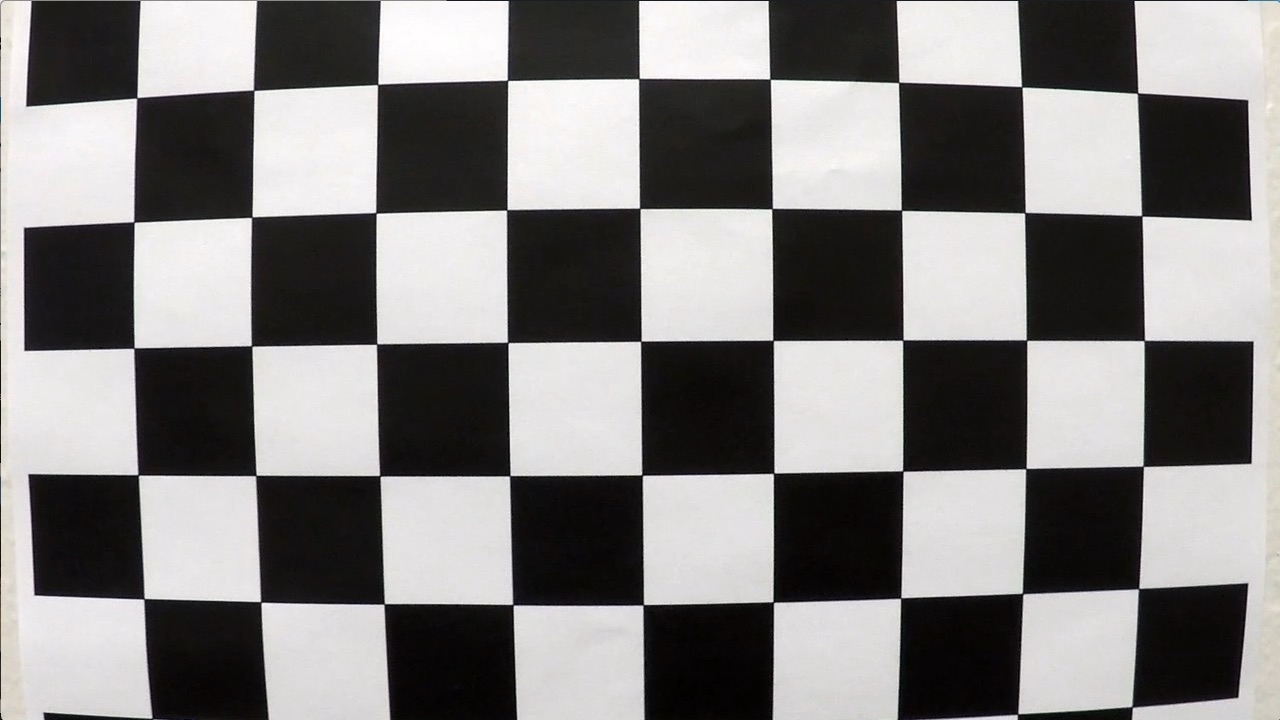
#> input picture camera_cal/calibration1.jpg, 1280 x 720 px; its folder holds 4 pictures in this run
$ python camera_calibration.py
#> lines starting #> are read from the running program, lines starting #| are printed output that depends on the picture
import numpy as np
import cv2
import glob
import matplotlib.pyplot as plt
import pickle


def find_obj_imgpoints(images):
    # num corners
    nx = 9
    ny = 6

    # prepare object points, like (0,0,0), (1,0,0), (2,0,0) ....,(6,5,0)
    objp = np.zeros((ny * nx, 3), np.float32)
    objp[:, :2] = np.mgrid[0:nx, 0:ny].T.reshape(-1, 2)

    points3d = []  # 3d points in real world space
    points2d = []  # 2d points in image plane.
    for fname in images:
        img = cv2.imread(fname)
#> img is the input picture: shape (720, 1280, 3); mean B, G, R 127.8, 128.4, 130.1
        gray = cv2.cvtColor(img, cv2.COLOR_BGR2GRAY)

        # Find the chessboard corners
        ret, corners = cv2.findChessboardCorners(gray, (nx, ny), None)
#> ret = False; corners = None

        # If found, draw corners
        if ret == True:
            points3d.append(objp)
            points2d.append(corners)
#> pass 2 of the loop in find_obj_imgpoints, `for fname in images:`:
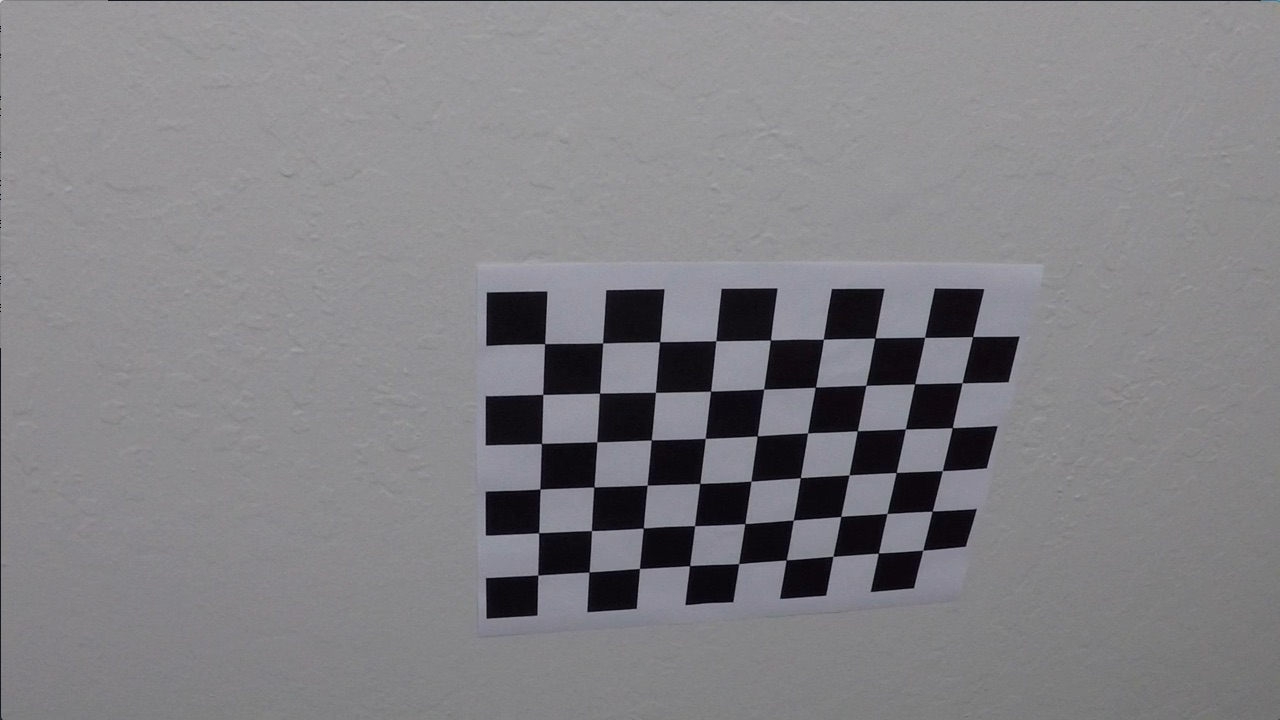
#> input picture camera_cal/calibration10.jpg, 1280 x 720 px
#> in find_obj_imgpoints, img is the input picture: shape (720, 1280, 3); mean B, G, R 133.1, 129.4, 130.2
#> ret = True; corners = 54 rows, first 8: [545.3, 343.1], [602.7, 342.8], [660.1, 341.3], [715.8, 340.7], [770.6, 340], [823.5, 339.2], [874.3, 338.5], [925.1, 337.4]
#> pass 3 of the loop in find_obj_imgpoints, `for fname in images:`:
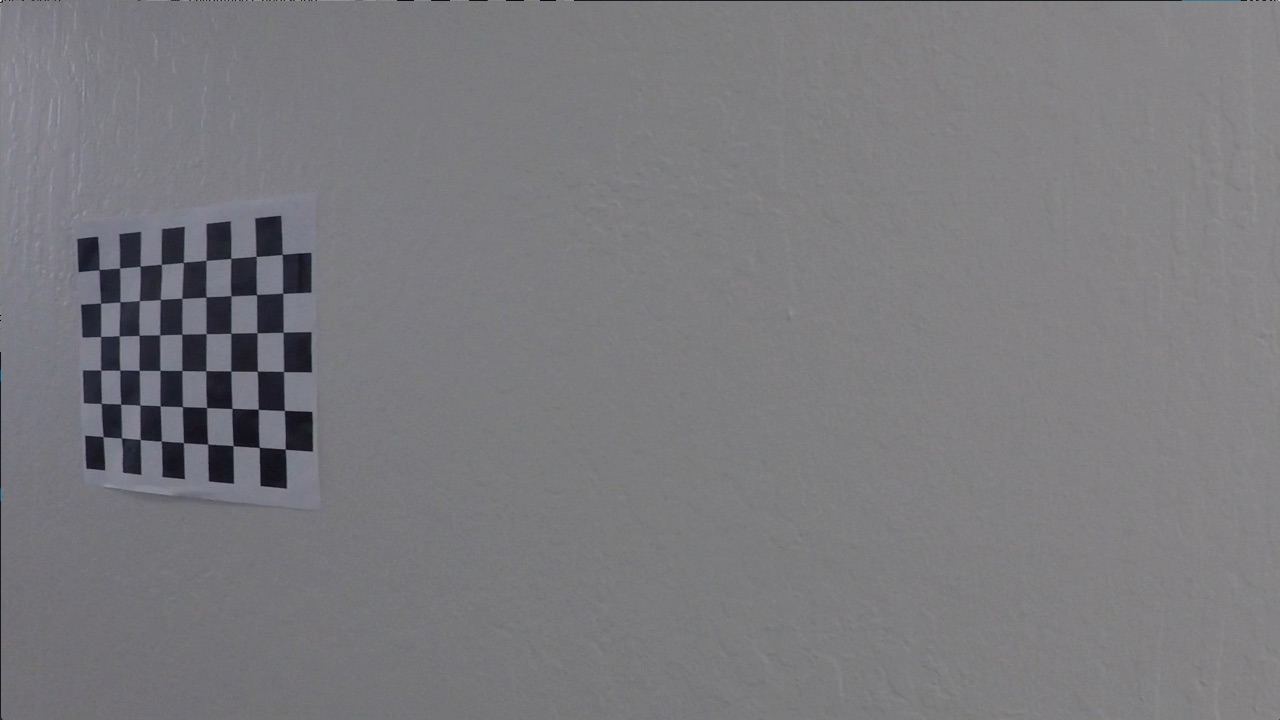
#> input picture camera_cal/calibration11.jpg, 1280 x 720 px
#> in find_obj_imgpoints, img is the input picture: shape (720, 1280, 3); mean B, G, R 125.2, 121.7, 122.2
#> corners = 54 rows, first 8: [99.22, 269.6], [119.6, 268], [140.1, 266.1], [161.3, 264.5], [183.3, 262.5], [206.1, 260.3], [230.7, 258.2], [256.2, 256.3]
#> the loop made 4 passes; the first 3 are shown

    return points3d, points2d


def undistort_img(fname, points3d, points2d):
#> called with fname = 'camera_cal/calibration1.jpg'
    img = cv2.imread(fname)
    img_size = (img.shape[1], img.shape[0])
#> img_size = (1280, 720)

    # Do camera calibration given object points and image points
    ret, mtx, dist, rvecs, tvecs = cv2.calibrateCamera(points3d, points2d, img_size, None, None)
    dst = cv2.undistort(img, mtx, dist, None, mtx)
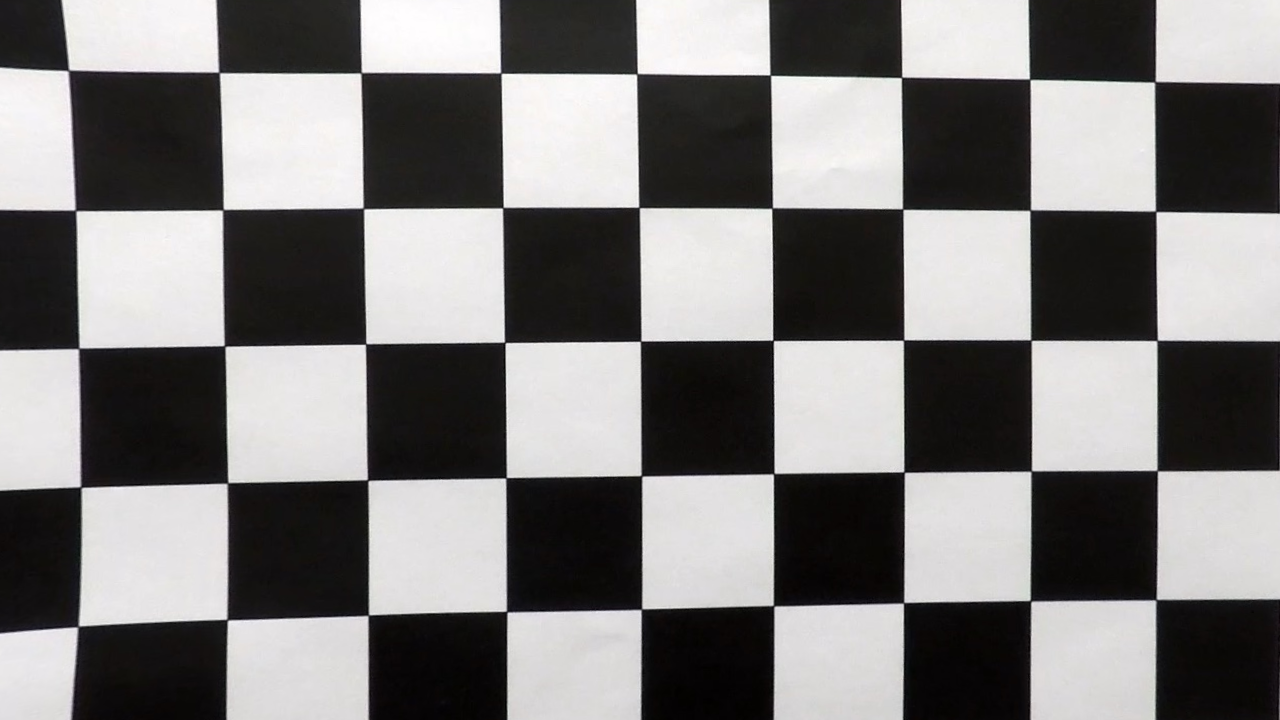
#> dst: shape (720, 1280, 3); mean B, G, R 123.2, 123.7, 125.3

    return dst

def display(orig, dst):
#> called with orig = 'camera_cal/calibration1.jpg'
    src = cv2.imread(orig)
    f, (ax1, ax2) = plt.subplots(1, 2, figsize=(20, 10))
    ax1.imshow(src)
    ax1.set_title('Original Image', fontsize=30)
    assert isinstance(dst, object)
    ax2.imshow(dst)
    ax2.set_title('Undistorted Image', fontsize=30)
    plt.subplots_adjust(left=0., right=1, top=0.9, bottom=0.)
    plt.show()
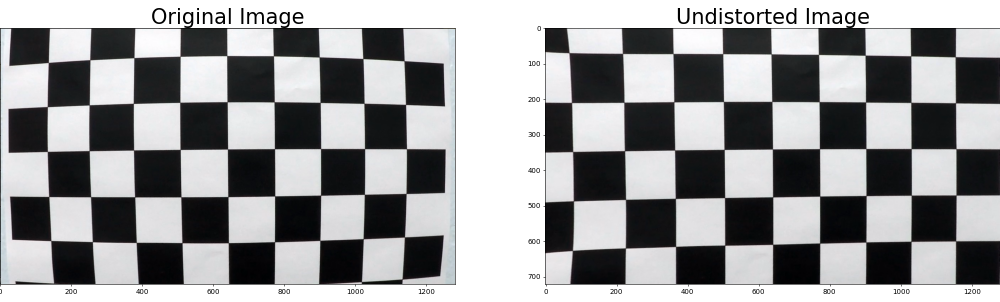
#> figure drawn by matplotlib, 2 panels; B, G, R data is drawn as R, G, B


# Make a list of calibration images
images = glob.glob('camera_cal/calibration*.jpg')

# Arrays to store object points and image points from all the images.
objpoints, imgpoints = find_obj_imgpoints(images)

for fname in images:
    undistort = undistort_img(fname, objpoints, imgpoints)
    display(fname, undistort)
#> pass 2 of the loop `for fname in images:`:
#> in undistort_img (call 2), `dst = cv2.undistort(img, mtx, dist, None, mtx)`:
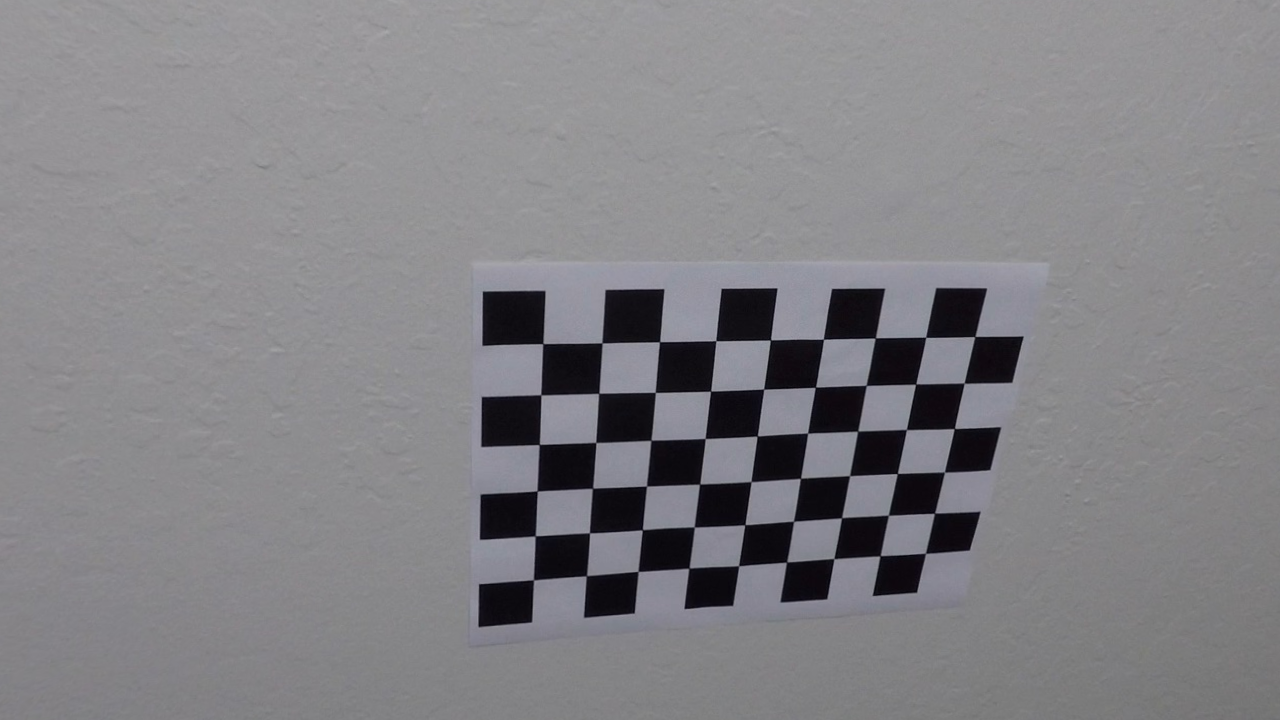
#> dst: shape (720, 1280, 3); mean B, G, R 133.4, 129.6, 130.5
#> in display (call 2), `plt.show()`:
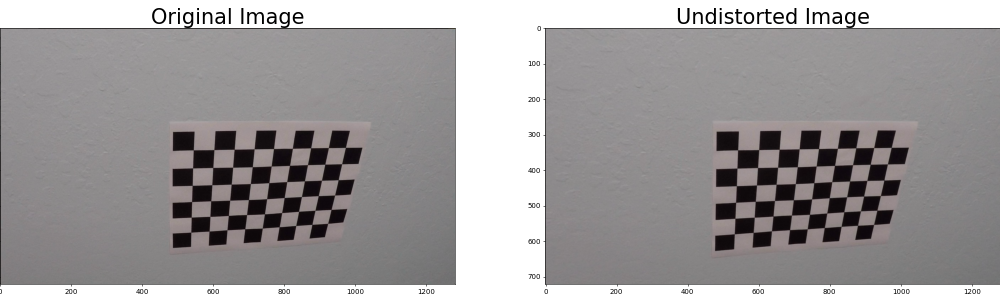
#> figure drawn by matplotlib, 2 panels; B, G, R data is drawn as R, G, B
#> pass 3 of the loop `for fname in images:`:
#> in undistort_img (call 3), `dst = cv2.undistort(img, mtx, dist, None, mtx)`:
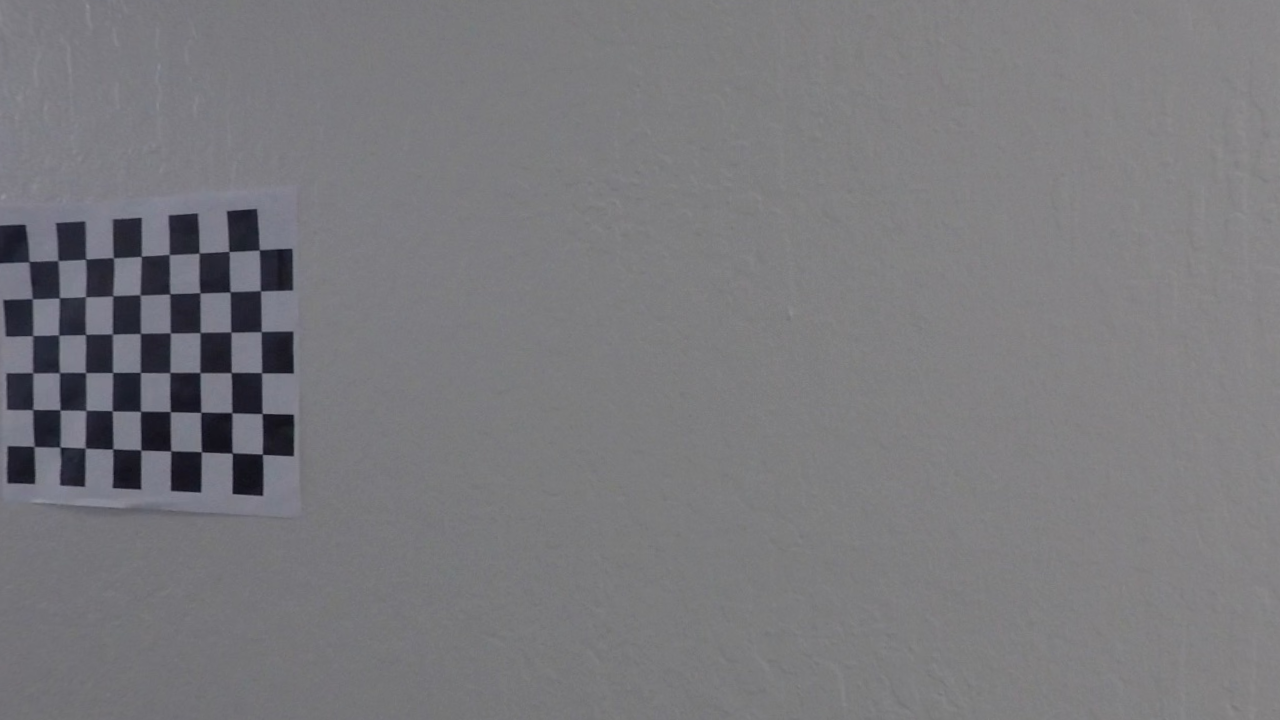
#> dst: shape (720, 1280, 3); mean B, G, R 124.5, 120.9, 121.4
#> in display (call 3), `plt.show()`:
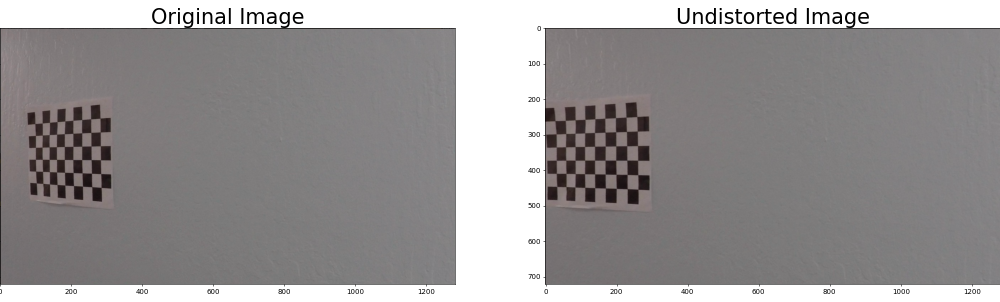
#> figure drawn by matplotlib, 2 panels; B, G, R data is drawn as R, G, B
#> the loop made 4 passes; the first 3 are shown

with open('wide_dist_pickle.p', 'wb') as f:
    pickle.dump(objpoints, f)
    pickle.dump(imgpoints, f)
